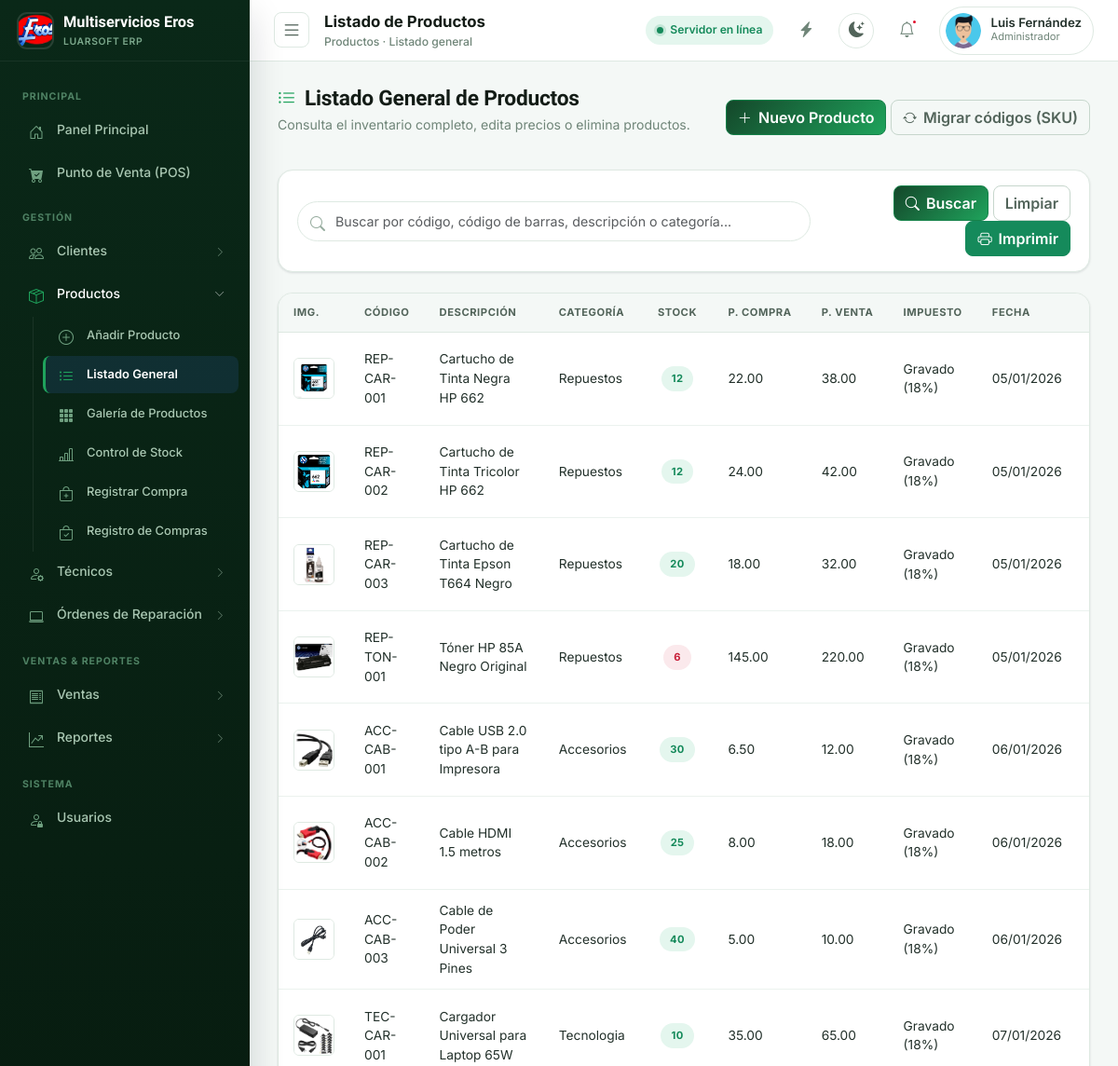
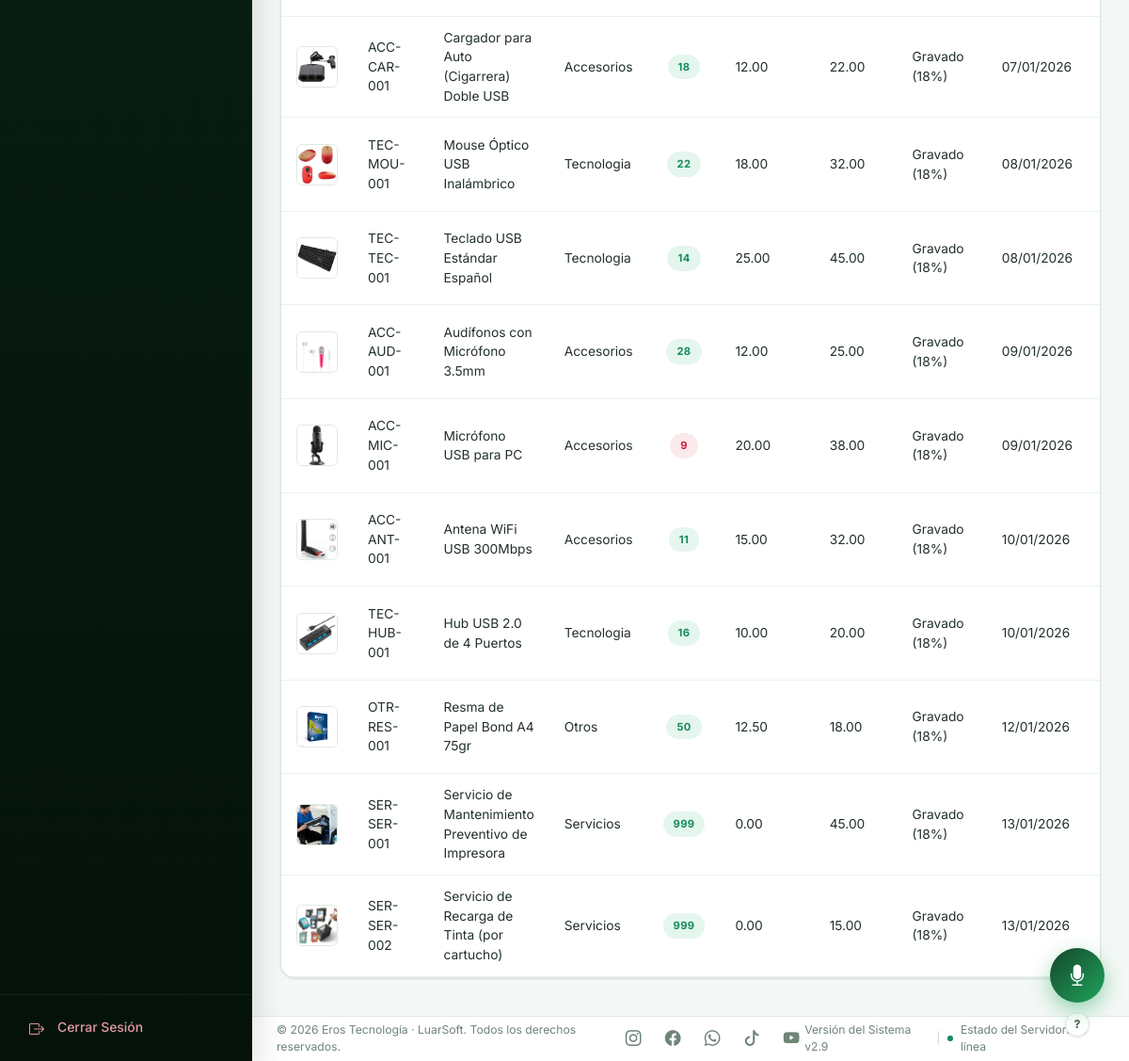
Page /modules/productos/listado.php (signed in) on the committed database (2 pictures, top to bottom).
### tables this page shows
CREATE TABLE `usuarios` (
  `id_usuario` int(11) NOT NULL,
  `usuario` varchar(50) NOT NULL,
  `rol` varchar(20) NOT NULL DEFAULT 'Administrador',
  `permisos` text DEFAULT NULL,
  `foto` varchar(255) DEFAULT NULL,
  `contraseña` varchar(255) NOT NULL,
  `fecha_creacion` timestamp NOT NULL DEFAULT current_timestamp()
);

CREATE TABLE `productos` (
  `id` int(11) NOT NULL,
  `codigo` varchar(50) NOT NULL,
  `codigo_barras` varchar(50) DEFAULT NULL,
  `descripcion` varchar(255) NOT NULL,
  `precio_compra` decimal(10,2) NOT NULL,
  `precio_venta` decimal(10,2) NOT NULL,
  `stock` int(11) NOT NULL,
  `categoria` varchar(100) DEFAULT NULL,
  `imagen` varchar(255) DEFAULT NULL,
  `caracteristicas` text DEFAULT NULL,
  `especificaciones_tecnicas` text DEFAULT NULL,
  `tipo_impuesto` varchar(50) NOT NULL,
  `fecha_registro` timestamp NOT NULL DEFAULT current_timestamp()
);

### includes/funciones.php (called while the page is built, shortened)
<?php
function url(string $path = ''): string
{
    $base = rtrim(BASE_URL, '/');
    $path = ltrim($path, '/');
    $fullUrl = $base . '/' . $path;
    $slug = defined('TENANT_SLUG') ? TENANT_SLUG : ($_SESSION['tenant_slug'] ?? ($_SESSION['current_tenant_slug'] ?? 'eros'));
    return $fullUrl;
}
function h($valor): string
{
    return htmlspecialchars((string)($valor ?? ''), ENT_QUOTES, 'UTF-8');
}
function limpiar($valor): string
{
    return trim((string)($valor ?? ''));
}
function usuarioActual(): string
{
    return $_SESSION['usuario'] ?? 'Invitado';
}

### includes/permisos.php (called while the page is built, shortened)
<?php
function esAdministrador(): bool
{
    return ($_SESSION['rol'] ?? 'Administrador') === 'Administrador';
}
function tienePermiso(string $modulo): bool
{
    if (esAdministrador()) { return true; }
    $permisos = $_SESSION['permisos'] ?? [];
    return in_array($modulo, $permisos, true);
}

### modules/productos/listado.php (the view, shortened to what this page needs)
<?php
require_once __DIR__ . '/../../includes/funciones.php';
require_once __DIR__ . '/../../includes/auth.php';
$buscar = limpiar($_GET['buscar'] ?? '');
if ($buscar !== '') {
    $like = "%$buscar%";
    $stmt = mysqli_prepare($conexion, "SELECT codigo, codigo_barras, descripcion, categoria, imagen, stock, precio_compra, precio_venta, tipo_impuesto, fecha_registro FROM productos WHERE codigo LIKE ? OR codigo_barras LIKE ? OR descripcion LIKE ? OR categoria LIKE ? ORDER BY fecha_registro ASC");
    mysqli_stmt_bind_param($stmt, "ssss", $like, $like, $like, $like);
    mysqli_stmt_execute($stmt);
    $resultado = mysqli_stmt_get_result($stmt);
} else {
    $resultado = mysqli_query($conexion, "SELECT codigo, codigo_barras, descripcion, categoria, imagen, stock, precio_compra, precio_venta, tipo_impuesto, fecha_registro FROM productos ORDER BY fecha_registro ASC");
}
$page_title = 'Listado de Productos';
$page_subtitle = 'Productos · Listado general';
include __DIR__ . '/../../includes/layout_top.php';
?>
<div class="page-heading d-flex justify-content-between align-items-center flex-wrap gap-2">
    <div>
        <h1><i class="bi bi-list-ul"></i> Listado General de Productos</h1>
        <p>Consulta el inventario completo, edita precios o elimina productos.</p>
    </div>
    <div class="no-print">
        <a href="<?= url('modules/productos/nuevo.php') ?>" class="btn btn-primary"><i class="bi bi-plus-lg"></i> Nuevo Producto</a>
        <?php if (esAdministrador()): ?>
            <a href="<?= url('database/migrar_skus.php') ?>" class="btn btn-outline-secondary" title="Recodificar los SKU antiguos al formato CATEGORIA-PRODUCTO-N°"><i class="bi bi-arrow-repeat"></i> Migrar códigos (SKU)</a>
        <?php endif; ?>
    </div>
</div>
<div class="search-toolbar no-print">
    <form method="GET" class="row g-2 align-items-center">
        <div class="col-md-8">
            <div class="search-input-wrap">
                <span class="search-ico"><i class="bi bi-search"></i></span>
                <input type="text" name="buscar" class="form-control" placeholder="Buscar por código, código de barras, descripción o categoría..." value="<?= h($buscar) ?>">
            </div>
        </div>
        <div class="col-md-4 text-end">
            <button class="btn btn-primary" type="submit"><i class="bi bi-search"></i> Buscar</button>
            <a href="<?= url('modules/productos/listado.php') ?>" class="btn btn-outline-secondary">Limpiar</a>
            <button type="button" class="btn btn-success" onclick="window.print()"><i class="bi bi-printer"></i> Imprimir</button>
        </div>
    </form>
</div>
<div class="table-erp-wrap">
    <div class="table-responsive">
        <table class="table table-hover align-middle mb-0">
            <thead>
                <tr>
                    <th class="no-print">Img.</th>
                    <th>Código</th><th>Descripción</th><th>Categoría</th><th class="text-center">Stock</th>
                    <th>P. Compra</th><th>P. Venta</th><th>Impuesto</th><th>Fecha</th>
                    <th class="no-print text-center">Acciones</th>
                </tr>
            </thead>
            <tbody>
            <?php if ($resultado && mysqli_num_rows($resultado) > 0): ?>
                <?php while ($p = mysqli_fetch_assoc($resultado)):
                    $etiquetaImpuesto = match ($p['tipo_impuesto']) {
                        '10' => 'Gravado (18%)', '20' => 'Exonerado', '30' => 'Inafecto', default => 'N/A'
                    };
                    $badgeStock = $p['stock'] < 10 ? 'danger' : 'success';
                ?>
                    <tr>
                        <td class="no-print">
                            <?php if (!empty($p['imagen'])): ?>
                                <img src="<?= url('uploads/productos/' . $p['imagen']) ?>" alt="<?= h($p['descripcion']) ?>" style="width:44px; height:44px; object-fit:cover; border-radius:6px; border:1px solid var(--n-200);">
                            <?php else: ?>
                                <span style="width:44px; height:44px; display:inline-flex; align-items:center; justify-content:center; border-radius:6px; background:var(--n-100); color:var(--n-400);"><i class="bi bi-image"></i></span>
                            <?php endif; ?>
                        </td>
                        <td><?= h($p['codigo']) ?></td>
                        <td><?= h($p['descripcion']) ?></td>
                        <td><?= h($p['categoria']) ?></td>
                        <td class="text-center"><span class="badge-status <?= $badgeStock ?>"><?= (int)$p['stock'] ?></span></td>
                        <td><?= number_format($p['precio_compra'], 2) ?></td>
                        <td><?= number_format($p['precio_venta'], 2) ?></td>
                        <td><?= h($etiquetaImpuesto) ?></td>
                        <td><?= date('d/m/Y', strtotime($p['fecha_registro'])) ?></td>
                        <td class="no-print text-center">
                        </td>
                    </tr>
                <?php endwhile; ?>
            <?php else: ?>
                <tr><td colspan="10" class="text-center text-muted py-4">No hay productos registrados.</td></tr>
            <?php endif; ?>
            </tbody>
        </table>
    </div>
</div>
<?php include __DIR__ . '/../../includes/layout_bottom.php'; ?>

### includes/header.php (shortened to what this page needs)
<?php
$page_title = $page_title ?? 'LuarSoft';
$page_subtitle = $page_subtitle ?? '';
$nombre_usuario = usuarioActual();
$inicial_usuario = strtoupper(substr($nombre_usuario, 0, 1));
$rol_usuario = $_SESSION['rol'] ?? 'Administrador';
$foto_usuario = null;
if (!empty($_SESSION['id_usuario']) && isset($conexion)) {
    $stmtFotoTopbar = mysqli_prepare($conexion, "SELECT foto FROM usuarios WHERE id_usuario = ? LIMIT 1");
    mysqli_stmt_bind_param($stmtFotoTopbar, "i", $_SESSION['id_usuario']);
    mysqli_stmt_execute($stmtFotoTopbar);
    $foto_usuario = mysqli_stmt_get_result($stmtFotoTopbar)->fetch_assoc()['foto'] ?? null;
}
?>
<header class="topbar">
    <div class="topbar-left">
        <button class="topbar-toggle" id="toggleSidebar" type="button" title="Mostrar/ocultar menú"><i class="bi bi-list icon-lg"></i></button>
        <div>
            <div class="topbar-title"><?= h($page_title) ?></div>
            <?php if ($page_subtitle): ?>
                <div class="topbar-breadcrumb"><?= h($page_subtitle) ?></div>
            <?php endif; ?>
        </div>
    </div>
    <div class="topbar-right">
        <div class="status-pill">
            <span class="status-dot"></span> <span class="status-pill-text">Servidor en línea</span>
        </div>
        <?php if (tienePermiso('pos')): ?>
        <button class="icon-btn" title="Accesos rápidos: Punto de Venta" onclick="window.location.href='<?= url('modules/ventas/pos.php') ?>'"><i class="bi bi-lightning-charge-fill"></i></button>
        <?php endif; ?>
        <button class="theme-toggle-btn" id="themeToggleBtn" type="button" title="Cambiar a modo oscuro">
            <i class="bi bi-moon-stars-fill"></i>
        </button>
        <button class="icon-btn" title="Notificaciones">
            <i class="bi bi-bell"></i><span class="badge-dot"></span>
        </button>
        <div class="user-chip" title="Sesión de <?= h($nombre_usuario) ?>">
            <?php if (!empty($foto_usuario)): ?>
                <img class="user-avatar" src="<?= url('uploads/usuarios/' . $foto_usuario) ?>" alt="<?= h($nombre_usuario) ?>" style="object-fit:cover;">
            <?php else: ?>
                <div class="user-avatar"><?= h($inicial_usuario) ?></div>
            <?php endif; ?>
            <div>
                <div class="user-name"><?= h($nombre_usuario) ?></div>
                <div class="user-role"><?= h($rol_usuario) ?></div>
            </div>
        </div>
    </div>
</header>

### rows in the picture
usuarios: foto (picture)
productos: imagen (picture), codigo "REP-CAR-001", descripcion "Cartucho de Tinta Negra HP 662", categoria "Repuestos", stock "12", precio_compra "22.00", precio_venta "38.00", tipo_impuesto "Gravado (18%)", fecha_registro "05/01/2026"
productos: imagen (picture), codigo "REP-CAR-002", descripcion "Cartucho de Tinta Tricolor HP 662", categoria "Repuestos", stock "12", precio_compra "24.00", precio_venta "42.00", tipo_impuesto "Gravado (18%)", fecha_registro "05/01/2026"
productos: imagen (picture), codigo "REP-CAR-003", descripcion "Cartucho de Tinta Epson T664 Negro", categoria "Repuestos", stock "20", precio_compra "18.00", precio_venta "32.00", tipo_impuesto "Gravado (18%)", fecha_registro "05/01/2026"
productos: imagen (picture), codigo "REP-TON-001", descripcion "Tóner HP 85A Negro Original", categoria "Repuestos", stock "6", precio_compra "145.00", precio_venta "220.00", tipo_impuesto "Gravado (18%)", fecha_registro "05/01/2026"
productos: imagen (picture), codigo "ACC-CAB-001", descripcion "Cable USB 2.0 tipo A-B para Impresora", categoria "Accesorios", stock "30", precio_compra "6.50", precio_venta "12.00", tipo_impuesto "Gravado (18%)", fecha_registro "06/01/2026"
productos: imagen (picture), codigo "ACC-CAB-002", descripcion "Cable HDMI 1.5 metros", categoria "Accesorios", stock "25", precio_compra "8.00", precio_venta "18.00", tipo_impuesto "Gravado (18%)", fecha_registro "06/01/2026"
productos: imagen (picture), codigo "ACC-CAB-003", descripcion "Cable de Poder Universal 3 Pines", categoria "Accesorios", stock "40", precio_compra "5.00", precio_venta "10.00", tipo_impuesto "Gravado (18%)", fecha_registro "06/01/2026"
productos: imagen (picture), codigo "TEC-CAR-001", descripcion "Cargador Universal para Laptop 65W", categoria "Tecnologia", stock "10", precio_compra "35.00", precio_venta "65.00", tipo_impuesto "Gravado (18%)", fecha_registro "07/01/2026"
productos: imagen (picture), codigo "ACC-CAR-001", descripcion "Cargador para Auto (Cigarrera) Doble USB", categoria "Accesorios", stock "18", precio_compra "12.00", precio_venta "22.00", tipo_impuesto "Gravado (18%)", fecha_registro "07/01/2026"
productos: imagen (picture), codigo "TEC-MOU-001", descripcion "Mouse Óptico USB Inalámbrico", categoria "Tecnologia", stock "22", precio_compra "18.00", precio_venta "32.00", tipo_impuesto "Gravado (18%)", fecha_registro "08/01/2026"
productos: imagen (picture), codigo "TEC-TEC-001", descripcion "Teclado USB Estándar Español", categoria "Tecnologia", stock "14", precio_compra "25.00", precio_venta "45.00", tipo_impuesto "Gravado (18%)", fecha_registro "08/01/2026"
productos: imagen (picture), codigo "ACC-AUD-001", descripcion "Audífonos con Micrófono 3.5mm", categoria "Accesorios", stock "28", precio_compra "12.00", precio_venta "25.00", tipo_impuesto "Gravado (18%)", fecha_registro "09/01/2026"
productos: imagen (picture), codigo "ACC-MIC-001", descripcion "Micrófono USB para PC", categoria "Accesorios", stock "9", precio_compra "20.00", precio_venta "38.00", tipo_impuesto "Gravado (18%)", fecha_registro "09/01/2026"
productos: imagen (picture), codigo "ACC-ANT-001", descripcion "Antena WiFi USB 300Mbps", categoria "Accesorios", stock "11", precio_compra "15.00", precio_venta "32.00", tipo_impuesto "Gravado (18%)", fecha_registro "10/01/2026"
productos: imagen (picture), codigo "TEC-HUB-001", descripcion "Hub USB 2.0 de 4 Puertos", categoria "Tecnologia", stock "16", precio_compra "10.00", precio_venta "20.00", tipo_impuesto "Gravado (18%)", fecha_registro "10/01/2026"
productos: imagen (picture), codigo "OTR-RES-001", descripcion "Resma de Papel Bond A4 75gr", categoria "Otros", stock "50", precio_compra "12.50", precio_venta "18.00", tipo_impuesto "Gravado (18%)", fecha_registro "12/01/2026"
productos: imagen (picture), codigo "SER-SER-001", descripcion "Servicio de Mantenimiento Preventivo de Impresora", categoria "Servicios", stock "999", precio_compra "0.00", precio_venta "45.00", tipo_impuesto "Gravado (18%)", fecha_registro "13/01/2026"
productos: imagen (picture), codigo "SER-SER-002", descripcion "Servicio de Recarga de Tinta (por cartucho)", categoria "Servicios", stock "999", precio_compra "0.00", precio_venta "15.00", tipo_impuesto "Gravado (18%)", fecha_registro "13/01/2026"

### other values in the picture
defined('TENANT_NOMBRE') ? TENANT_NOMBRE : 'Multiservicios Eros' "Multiservicios Eros"
$bloque['titulo'] "PRINCIPAL"
$item['label'] "Panel Principal"
$item['label'] "Punto de Venta (POS)"
$bloque['titulo'] "GESTIÓN"
$item['label'] "Clientes"
$item['label'] "Productos"
$h['label'] "Añadir Producto"
$h['label'] "Listado General"
$h['label'] "Galería de Productos"
$h['label'] "Control de Stock"
$h['label'] "Registrar Compra"
$h['label'] "Registro de Compras"
$item['label'] "Técnicos"
$item['label'] "Órdenes de Reparación"
